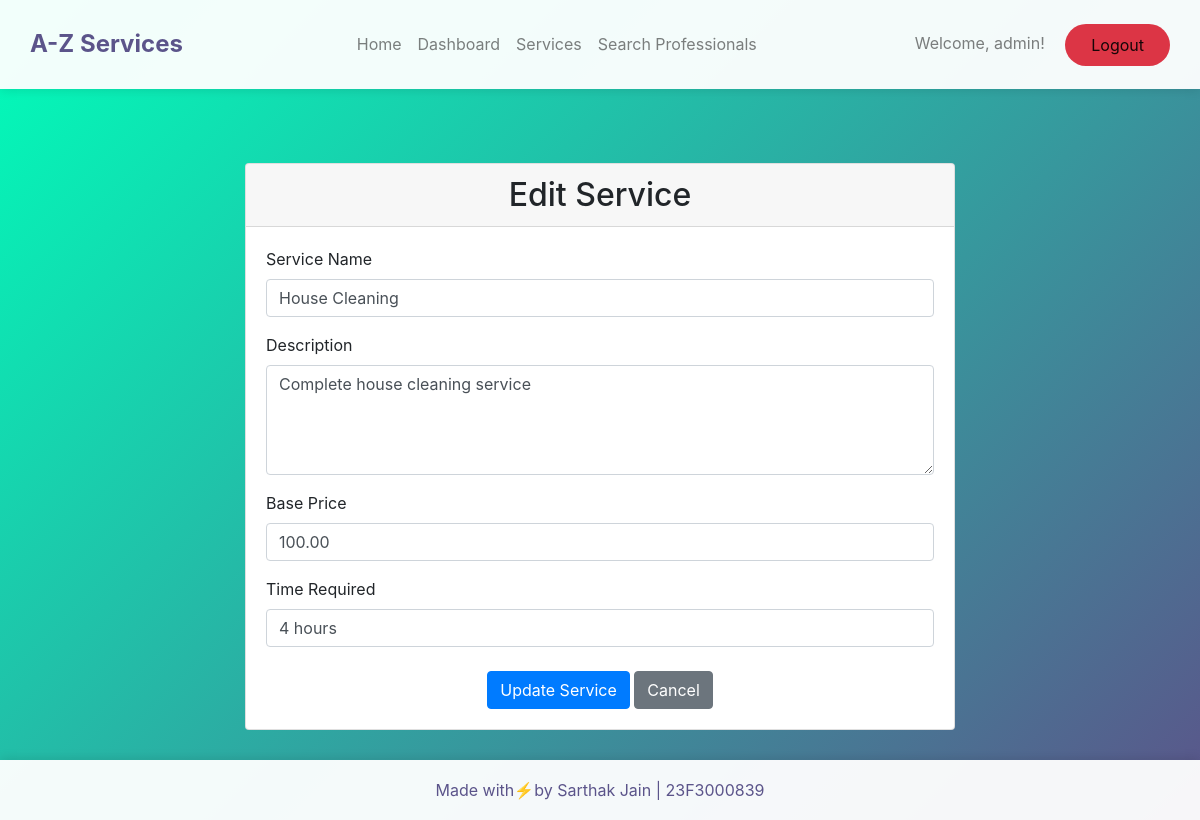
/admin/edit_service/1 (signed in), run on the app's committed database.
### app/models.py (models this page shows, shortened)
class User(UserMixin, db.Model):
    __tablename__ = 'user'
    id = db.Column(db.Integer, primary_key=True)
    username = db.Column(db.String(80), unique=True, nullable=False)
    password = db.Column(db.String(120), nullable=False)
    role = db.Column(db.String(20), nullable=False)  # 'admin', 'professional', 'customer'
    is_approved = db.Column(db.Boolean, default=False)
    is_blocked = db.Column(db.Boolean, default=False)
    average_rating = db.Column(db.Float, default=0.0)
    location = db.Column(db.String(100))
    pincode = db.Column(db.String(6))
    professional_id = db.Column(db.String(8), unique=True)  # For format PRO12345
    service_requests_made = db.relationship('ServiceRequest',
                                          foreign_keys='ServiceRequest.customer_id',
                                          backref='customer')
    service_requests_received = db.relationship('ServiceRequest',
                                              foreign_keys='ServiceRequest.professional_id',
                                              backref='professional')
    reviews_given = db.relationship('Review',
                                  foreign_keys='Review.customer_id',
                                  backref='reviewer')
    reviews_received = db.relationship('Review',
                                     foreign_keys='Review.professional_id',
                                     backref='reviewed_professional')

class Service(db.Model):
    __tablename__ = 'service'
    id = db.Column(db.Integer, primary_key=True)
    name = db.Column(db.String(100), nullable=False)
    description = db.Column(db.Text, nullable=False)
    base_price = db.Column(db.Float, nullable=False)
    time_required = db.Column(db.String(50), nullable=False)
    location = db.Column(db.String(100))
    pincode = db.Column(db.String(10))
    created_at = db.Column(db.DateTime, default=datetime.utcnow)
    service_requests = db.relationship('ServiceRequest', backref='requested_service')

### app/views/admin.py (the view, shortened to what this page needs)
@admin_bp.route('/edit_service/<int:service_id>', methods=['GET', 'POST'])
@admin_required
def edit_service(service_id):
    from app.forms import ServiceForm
    service = Service.query.get_or_404(service_id)
    form = ServiceForm(obj=service)
    return render_template('admin/edit_service.html', form=form, service=service)

### app/forms.py
class ServiceForm(FlaskForm):
    name = StringField('Service Name',
                      validators=[DataRequired(), Length(min=3, max=100)])
    description = TextAreaField('Description',
                              validators=[DataRequired(), Length(min=10, max=500)])
    base_price = DecimalField('Base Price',
                            validators=[DataRequired(), NumberRange(min=0)])
    time_required = StringField('Time Required',
                              validators=[DataRequired(), Length(max=50)])
    submit = SubmitField('Submit')

### app/__init__.py (called while the page is built)
def create_app(config_class=Config):
    app = Flask(__name__)
    app.config.from_object(config_class)
    db.init_app(app)
    migrate.init_app(app, db)
    login_manager.init_app(app)
    login_manager.login_view = 'main.login'
    from .models import User
    @login_manager.user_loader
    def load_user(user_id):
        return User.query.get(int(user_id))
    from .views.admin import admin_bp
    from .views.customer import customer_bp
    from .views.professional import professional_bp
    from .routes import main_bp
    app.register_blueprint(admin_bp, url_prefix='/admin')
    app.register_blueprint(customer_bp, url_prefix='/customer')
    app.register_blueprint(professional_bp, url_prefix='/professional')
    app.register_blueprint(main_bp)
    with app.app_context():
        db.create_all()
    return app

### app/views/admin.py (called while the page is built)
def admin_required(f):
    @wraps(f)
    @login_required
    def decorated_function(*args, **kwargs):
        if not current_user.role == 'admin':
            flash('You must be an admin to access this page.', 'danger')
            return redirect(url_for('main.index'))
        return f(*args, **kwargs)
    return decorated_function

### app/templates/admin/edit_service.html (shortened to what this page needs)
{% extends "layout.html" %}
{% block content %}
<div class="container mt-4">
    <div class="row justify-content-center">
        <div class="col-md-8">
            <div class="card">
                <div class="card-header">
                    <h2 class="text-center mb-0">Edit Service</h2>
                </div>
                <div class="card-body">
                    <form method="POST">
                        <div class="form-group">
                            {{ form.name.label(class="form-label") }}
                            {{ form.name(class="form-control") }}
                        </div>
                        <div class="form-group">
                            {{ form.description.label(class="form-label") }}
                            {{ form.description(class="form-control", rows=4) }}
                        </div>
                        <div class="form-group">
                            {{ form.base_price.label(class="form-label") }}
                            {{ form.base_price(class="form-control") }}
                        </div>
                        <div class="form-group">
                            {{ form.time_required.label(class="form-label") }}
                            {{ form.time_required(class="form-control") }}
                        </div>
                        <div class="text-center mt-4">
                            <button type="submit" class="btn btn-primary">Update Service</button>
                            <a href="{{ url_for('admin.manage_services') }}" class="btn btn-secondary">Cancel</a>
                        </div>
                    </form>
                </div>
            </div>
        </div>
    </div>
</div>
{% endblock %}

### app/templates/layout.html (shortened to what this page needs)
<!DOCTYPE html>
<html lang="en">
<head>
    <link href="https://cdn.jsdelivr.net/npm/bootstrap@5.3.2/dist/css/bootstrap.min.css" rel="stylesheet">
    <link rel="stylesheet" href="https://stackpath.bootstrapcdn.com/bootstrap/4.5.2/css/bootstrap.min.css">
</head>
<body>
    <nav class="navbar navbar-expand-lg navbar-light d-flex justify-content-between">
        <div>
        <a class="navbar-brand" href="{{ url_for('main.index') }}">A-Z Services</a>
        </div>
            <ul class="navbar-nav">
                <li class="nav-item">
                    <a class="nav-link" href="{{ url_for('main.index') }}">Home</a>
                </li>
                {% if current_user.is_authenticated %}
                    <li class="nav-item">
                        {% if current_user.role == 'customer' %}
                            <a class="nav-link" href="{{ url_for('customer.dashboard') }}">Dashboard</a>
                        {% elif current_user.role == 'professional' %}
                            <a class="nav-link" href="{{ url_for('professional.dashboard') }}">Dashboard</a>
                        {% elif current_user.role == 'admin' %}
                            <a class="nav-link" href="{{ url_for('admin.dashboard') }}">Dashboard</a>
                        {% endif %}
                    </li>
                {% endif %}
                {% if current_user.role=="admin" %}
                <li class="nav-item">
                    <a class="nav-link" href="{{ url_for('admin.manage_services') }}">Services</a>
                </li>
                {% endif %}
                {% if current_user.role=="admin" %}
                <li class="nav-item">
                    <a class="nav-link" href="{{ url_for('admin.search_professionals') }}">Search Professionals</a>
                </li>
                {% endif %}
            </ul>
            <div class="navbar-text">
                {% if current_user.is_authenticated %}
                    <span class="navbar-text mr-3">Welcome, {{ current_user.username }}!</span>
                    <a class="btn btn-logout" href="{{ url_for('main.logout') }}">Logout</a>
                {% else %}
                    <a class="btn btn-login" href="{{ url_for('main.login') }}">Login</a>
                    <a class="btn btn-register" href="{{ url_for('main.register') }}">Register</a>
                {% endif %}
            </div>
    </nav>
    <div class="page-wrapper">
        <div class="container">
            {% block content %}{% endblock %}
        </div>
    </div>
    <footer class="footer">
        <p class="mb-0">Made with⚡by Sarthak Jain | 23F3000839</p>
    </footer>
</body>
</html>

### app/templates/layout.html (style rules this page uses)
body { background: linear-gradient(135deg, #00feba, #5b548a); min-height: 100vh; padding-bottom: 60px; position: relative; }
.navbar { padding: 15px 30px; background: rgba(255, 255, 255, 0.95) !important; box-shadow: 0 2px 10px rgba(0,0,0,0.1); }
.navbar-brand { font-weight: bold; font-size: 24px; color: #5b548a !important; }
.page-wrapper { padding-top: 50px; padding-bottom: 30px; }
.btn-logout { background: #dc3545; color: white; padding: 8px 25px; border-radius: 25px; }
.footer { position: absolute; bottom: 0; width: 100%; height: 60px; background: rgba(255, 255, 255, 0.95); display: flex; align-items: center; justify-content: center; color: #5b548a; box-shadow: 0 -2px 10px rgba(0,0,0,0.1); }

### data on the page
User: username "admin"
Service: name "House Cleaning", description "Complete house cleaning service", base_price "100.00", time_required "4 hours"
